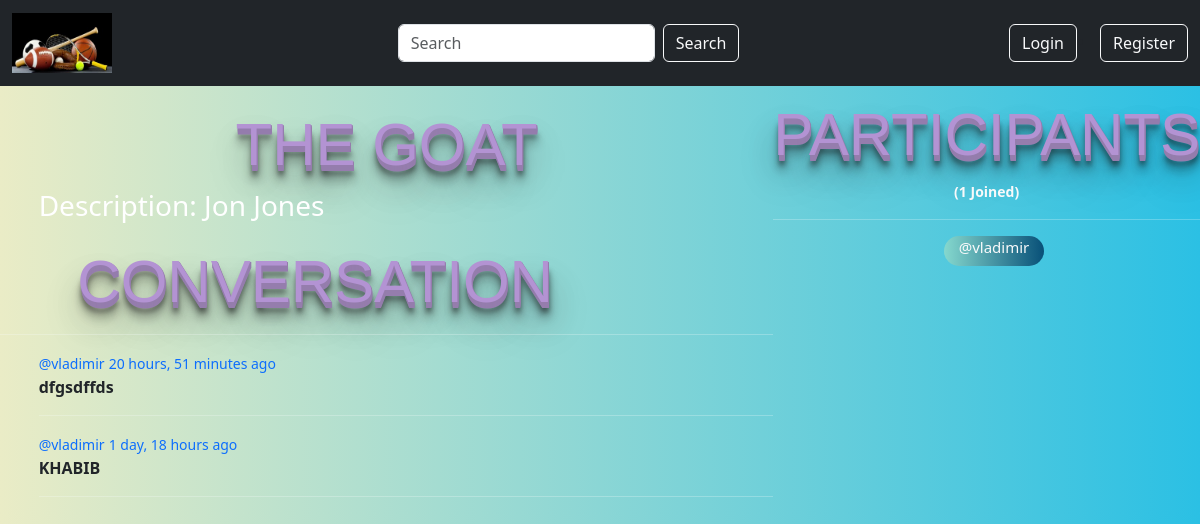
/room/27/, run on the app's committed database.
### base/models.py (models this page shows, shortened)
class Room(models.Model):
    host = models.ForeignKey(User, on_delete=models.SET_NULL, null=True)
    topic = models.ForeignKey(Topic, on_delete=models.SET_NULL, null=True)
    name = models.CharField(max_length=200)
    description = models.TextField(null=True, blank=True)
    participants =  models.ManyToManyField(User, related_name='participants',blank=True)
    updated = models.DateTimeField(auto_now=True)
    created = models.DateTimeField(auto_now_add=True)
    class Meta:
        ordering = ['-updated', '-created']

class Message(models.Model):
    user = models.ForeignKey(User, on_delete=models.CASCADE)
    room = models.ForeignKey(Room, on_delete=models.CASCADE)
    body = models.TextField()
    updated = models.DateTimeField(auto_now=True)
    created = models.DateTimeField(auto_now_add=True)
    class Meta:
        ordering = ['-updated', '-created']

### base/views.py (the view, shortened to what this page needs)
def room(request, pk):
    room = Room.objects.get(id=pk)
    room_messages = room.message_set.all()
    participants = room.participants.all()
    context = {'room':room, 'room_messages':room_messages, 'participants':participants}
    return render(request, 'base/room.html', context)

### base/templates/base/room.html (shortened to what this page needs)
{% extends 'main.html' %}
{% block content %}
<div class="room-container">
    <div>
        <h2 style="text-align: center;">{{room.name}}</h2>
        <h3 class="dsc">Description: {{room.description}}</h3>
        <div class="comment-wrapper">
            <h2 class="msg-pos">Conversation</h2>
            <hr class="link-light">
            {% for message in room_messages %}
            <div class="msg-room">
                <small><a style="text-decoration:none" class="link-primary" href="{%url 'user-profile' room.host.id %}">@{{message.user}}</a></small>   <small class="link-primary">{{message.created|timesince}} ago</small>
                <b><p>{{message.body}}</p></b>
                <hr class="link-light">
            </div>
            {% endfor %}
        </div>
    </div>
    <div class="joined">
        <h2>Participants </h2><b><small style="text-decoration:none" class="link-light">({{room.participants.all.count}} Joined)</small></b>
        <hr  class="link-light">
        {% for user in participants %}
        <div class="box1">
            <a style="text-decoration:none" class="link-light"  href="{%url 'user-profile' room.host.id %}">@{{user.username}}</a>
        </div>
        {% endfor %}
    </div>
</div>
{% endblock content %}

### static/styles/main.css (style rules this page uses)
body { background: #2BC0E4; background: -webkit-linear-gradient(to right, #EAECC6, #2BC0E4); background: linear-gradient(to right, #EAECC6, #2BC0E4); justify-content: center; display: block; }
h2 { margin-top: 3%; font-size: 60px; font-weight: 500; font-family: sans-serif; color: #b393d3; text-transform: uppercase; text-shadow: 1px 1px 0px #957dad, 1px 2px 0px #957dad, 1px 3px 0px #957dad, 1px 4px 0px #957dad, 1px 5px 0px #957dad, 1px 6px 0px #957dad, 1px 10px 5px rgba(16, 16, 16, 0.5), 1px 15px 10px rgba(16, 16, 16, 0.4), 1px 20px 30px rgba(16, 16, 16, 0.3), 1px 25px 50px rgba(16, 16, 16, 0.2); }
.box1 { width: 100px; height: 30px; background: #085078; background: -webkit-linear-gradient(to right, #85D8CE, #085078); background: linear-gradient(to right, #85D8CE, #085078); margin-bottom: 30px; margin-left: 40%; text-align:center; font-size: 15px; border-radius: 25px; }
.joined { text-align: center; }
.msg-room { margin-left: 5%; }
.msg-pos { margin-left: 10%; }
h3 { color: white; margin-left: 5%; }

### base/templates/base/room.html (style rules this page uses)
.room-container { display: grid; grid-template-columns: 3fr 1fr; }

### data on the page
Room: name "THE GOAT", description "Jon Jones", participants.all.count "1"
Message: user "vladimir", created "20 hours, 51 minutes", body "dfgsdffds"
Message: user "vladimir", created "1 day, 18 hours", body "KHABIB"

### other printed values
{{ user.username }} "vladimir"
